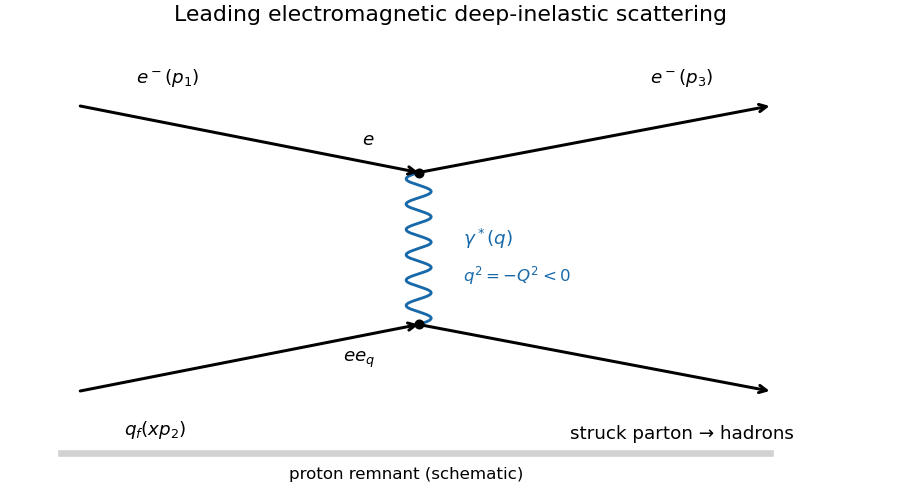

The Python source for this figure:
from pathlib import Path
import matplotlib
matplotlib.use("Agg")
import matplotlib.pyplot as plt
import numpy as np
plt.rcParams.update({"font.size": 11, "figure.facecolor": "white", "axes.facecolor": "white", "savefig.facecolor": "white"})
fig, ax = plt.subplots(figsize=(7.5,4.1),layout="constrained")
ax.set_xlim(-0.6,6.5);ax.set_ylim(-1.0,3.8);ax.axis("off")
def fermion(start,end,label,where):
    ax.annotate("",xy=end,xytext=start,arrowprops={"arrowstyle":"->","lw":1.8,"shrinkA":0,"shrinkB":0})
    ax.text(*where,label,ha="center")
fermion((0,3),(2.7,2.3),r"$e^-(p_1)$",(0.7,3.25))
fermion((2.7,2.3),(5.5,3),r"$e^-(p_3)$",(4.8,3.25))
fermion((0,0),(2.7,0.7),r"$q_f(xp_2)$",(0.6,-0.45))
fermion((2.7,0.7),(5.5,0),"struck parton → hadrons",(4.8,-0.5))
t=np.linspace(0,1,450)
ax.plot(2.7+0.10*np.sin(12*np.pi*t),0.7+1.6*t,color="#1769aa",lw=1.7)
ax.text(3.05,1.55,r"$\gamma^*(q)$",color="#1769aa")
ax.text(3.05,1.16,r"$q^2=-Q^2<0$",color="#1769aa",fontsize=10)
ax.plot([2.7,2.7],[0.7,2.3],"ko",ms=5)
ax.text(2.25,2.6,r"$e$");ax.text(2.1,0.32,r"$e e_q$")
ax.plot([-0.15,5.5],[-0.65,-0.65],color="0.5",lw=4,alpha=.35)
ax.text(2.6,-0.92,"proton remnant (schematic)",ha="center",fontsize=10)
ax.set_title("Leading electromagnetic deep-inelastic scattering")
fig.savefig(Path.cwd()/Path(__file__).with_suffix(".png").name,dpi=120)
